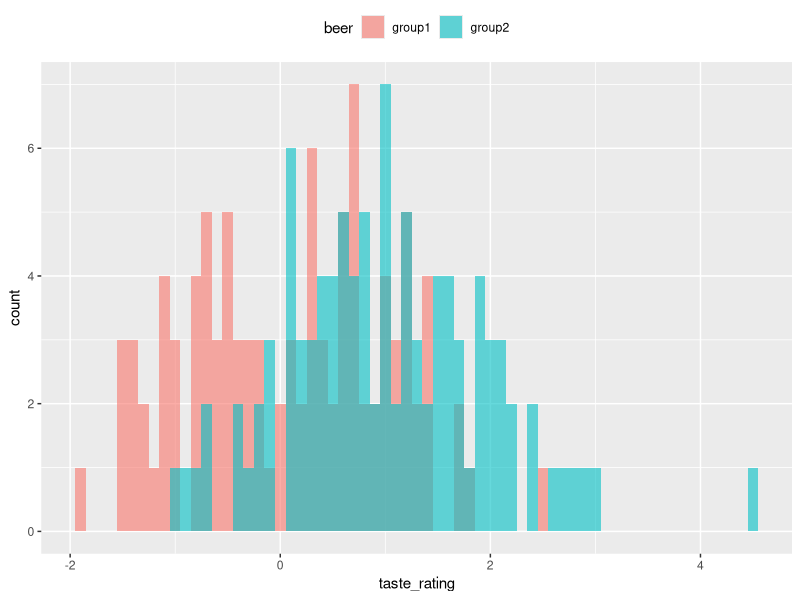
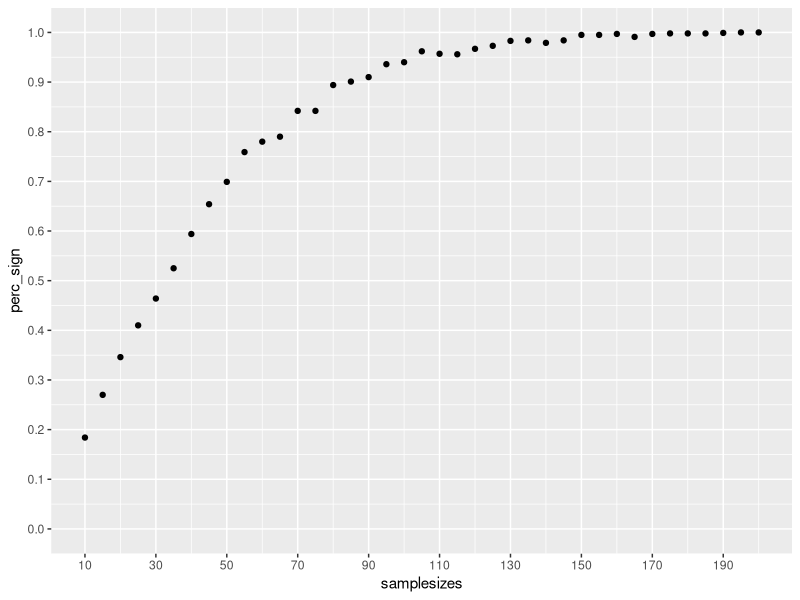

The R source for these figures, in order:
## ---- chunk 1
knitr::opts_chunk$set(echo = TRUE)
library(tidyverse)
## ---- chunk 2
group1 <- rnorm(100, 0, 1)
group2 <- rnorm(100, 1, 1)
## ---- chunk 3
data <- data.frame(group1 = group1,
                   group2 = group2) %>% 
  pivot_longer(cols = group1:group2, names_to = "beer", values_to = "taste_rating")
## ---- chunk 4
data %>% 
  ggplot(aes(x = taste_rating, fill = beer)) +
  geom_histogram(binwidth = .1, position = "identity", alpha = .6) +
  theme(legend.position = "top")
## ---- chunk 5
t.test(group1, group2)
t.test(data$taste_rating ~ data$beer)
## ---- chunk 6
t_test_simulation <- function(samplesizes, nruns, diff) {
  results <- expand.grid(samplesizes = samplesizes,
                         nrun = 1:nruns)
  
  results$pvalue <- NA
  
  for (i_samplesize in samplesizes) {
    for (j_run in 1:nruns) {
      group1 <- rnorm(i_samplesize, 0, 1)
      group2 <- rnorm(i_samplesize, diff, 1)
      
      results$pvalue[results$samplesizes == i_samplesize & results$nrun == j_run] <- 
        t.test(group1, group2)$p.value
    }
  }
  
  return(results)
}
## ---- chunk 7
samplesizes <- seq(10, 200, 5)
nruns <- 1000

results <- t_test_simulation(samplesizes, nruns, diff = .5)
## ---- chunk 8
results_summary <- results %>% 
  mutate(sign = pvalue < .05) %>% 
  group_by(samplesizes) %>% 
  summarise(perc_sign = mean(sign), .groups = "drop")
## ---- chunk 9
results_summary %>% 
  ggplot(aes(x = samplesizes, y = perc_sign)) +
  geom_point() +
  scale_y_continuous(breaks = seq(0, 1, .1), limits = c(0, 1)) +
  scale_x_continuous(breaks = seq(10, 200, 20))
